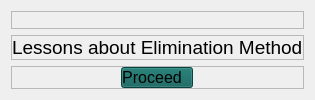
                                            <widget class="QWidget" name="page_18">
                                             <layout class="QVBoxLayout" name="verticalLayout_119">
                                              <item>
                                               <widget class="QFrame" name="frame_68">
                                                <property name="frameShape">
                                                 <enum>QFrame::StyledPanel</enum>
                                                </property>
                                                <property name="frameShadow">
                                                 <enum>QFrame::Raised</enum>
                                                </property>
                                                <layout class="QVBoxLayout" name="verticalLayout_118">
                                                 <property name="spacing">
                                                  <number>0</number>
                                                 </property>
                                                 <property name="leftMargin">
                                                  <number>0</number>
                                                 </property>
                                                 <property name="topMargin">
                                                  <number>0</number>
                                                 </property>
                                                 <property name="rightMargin">
                                                  <number>0</number>
                                                 </property>
                                                 <property name="bottomMargin">
                                                  <number>0</number>
                                                 </property>
                                                 <item>
                                                  <widget class="QLabel" name="label_62">
                                                   <property name="styleSheet">
                                                    <string notr="true">border-image: url(:/lessonIcons/lessonPhotos/elimination.png);</string>
                                                   </property>
                                                   <property name="text">
                                                    <string/>
                                                   </property>
                                                  </widget>
                                                 </item>
                                                </layout>
                                               </widget>
                                              </item>
                                              <item>
                                               <widget class="QFrame" name="frame_67">
                                                <property name="frameShape">
                                                 <enum>QFrame::StyledPanel</enum>
                                                </property>
                                                <property name="frameShadow">
                                                 <enum>QFrame::Raised</enum>
                                                </property>
                                                <layout class="QVBoxLayout" name="verticalLayout_117">
                                                 <property name="spacing">
                                                  <number>0</number>
                                                 </property>
                                                 <property name="leftMargin">
                                                  <number>0</number>
                                                 </property>
                                                 <property name="topMargin">
                                                  <number>0</number>
                                                 </property>
                                                 <property name="rightMargin">
                                                  <number>0</number>
                                                 </property>
                                                 <property name="bottomMargin">
                                                  <number>0</number>
                                                 </property>
                                                 <item alignment="Qt::AlignTop">
                                                  <widget class="QLabel" name="label_61">
                                                   <property name="text">
                                                    <string>&lt;html&gt;&lt;head/&gt;&lt;body&gt;&lt;p align=&quot;justify&quot;&gt;&lt;span style=&quot; font-size:14pt;&quot;&gt;Lessons about Elimination Method&lt;/span&gt;&lt;/p&gt;&lt;/body&gt;&lt;/html&gt;</string>
                                                   </property>
                                                   <property name="textFormat">
                                                    <enum>Qt::RichText</enum>
                                                   </property>
                                                  </widget>
                                                 </item>
                                                </layout>
                                               </widget>
                                              </item>
                                              <item>
                                               <widget class="QFrame" name="frame_102">
                                                <property name="frameShape">
                                                 <enum>QFrame::StyledPanel</enum>
                                                </property>
                                                <property name="frameShadow">
                                                 <enum>QFrame::Raised</enum>
                                                </property>
                                                <layout class="QVBoxLayout" name="verticalLayout_169">
                                                 <property name="spacing">
                                                  <number>0</number>
                                                 </property>
                                                 <property name="leftMargin">
                                                  <number>0</number>
                                                 </property>
                                                 <property name="topMargin">
                                                  <number>0</number>
                                                 </property>
                                                 <property name="rightMargin">
                                                  <number>0</number>
                                                 </property>
                                                 <property name="bottomMargin">
                                                  <number>0</number>
                                                 </property>
                                                 <item alignment="Qt::AlignHCenter">
                                                  <widget class="QPushButton" name="proceedLesson1_2B_pushButton">
                                                   <property name="font">
                                                    <font>
                                                     <pointsize>12</pointsize>
                                                    </font>
                                                   </property>
                                                   <property name="styleSheet">
                                                    <string notr="true">#proceedLesson1_2B_pushButton{
	background-color: rgb(8, 94, 87);	
	padding-right: 10px;
}
#proceedLesson1_2B_pushButton:hover{
	background-color: rgb(4, 59, 54);
}
#proceedLesson1_2B_pushButton:pressed{
	background-color: rgb(150, 150, 150);
}

</string>
                                                   </property>
                                                   <property name="text">
                                                    <string>Proceed</string>
                                                   </property>
                                                   <property name="icon">
                                                    <iconset resource="res.qrc">
                                                     <normaloff>:/greenIcons/greenColorIcons/arrow-right.svg</normaloff>:/greenIcons/greenColorIcons/arrow-right.svg</iconset>
                                                   </property>
                                                   <property name="iconSize">
                                                    <size>
                                                     <width>60</width>
                                                     <height>60</height>
                                                    </size>
                                                   </property>
                                                  </widget>
                                                 </item>
                                                </layout>
                                               </widget>
                                              </item>
                                             </layout>
                                            </widget>
